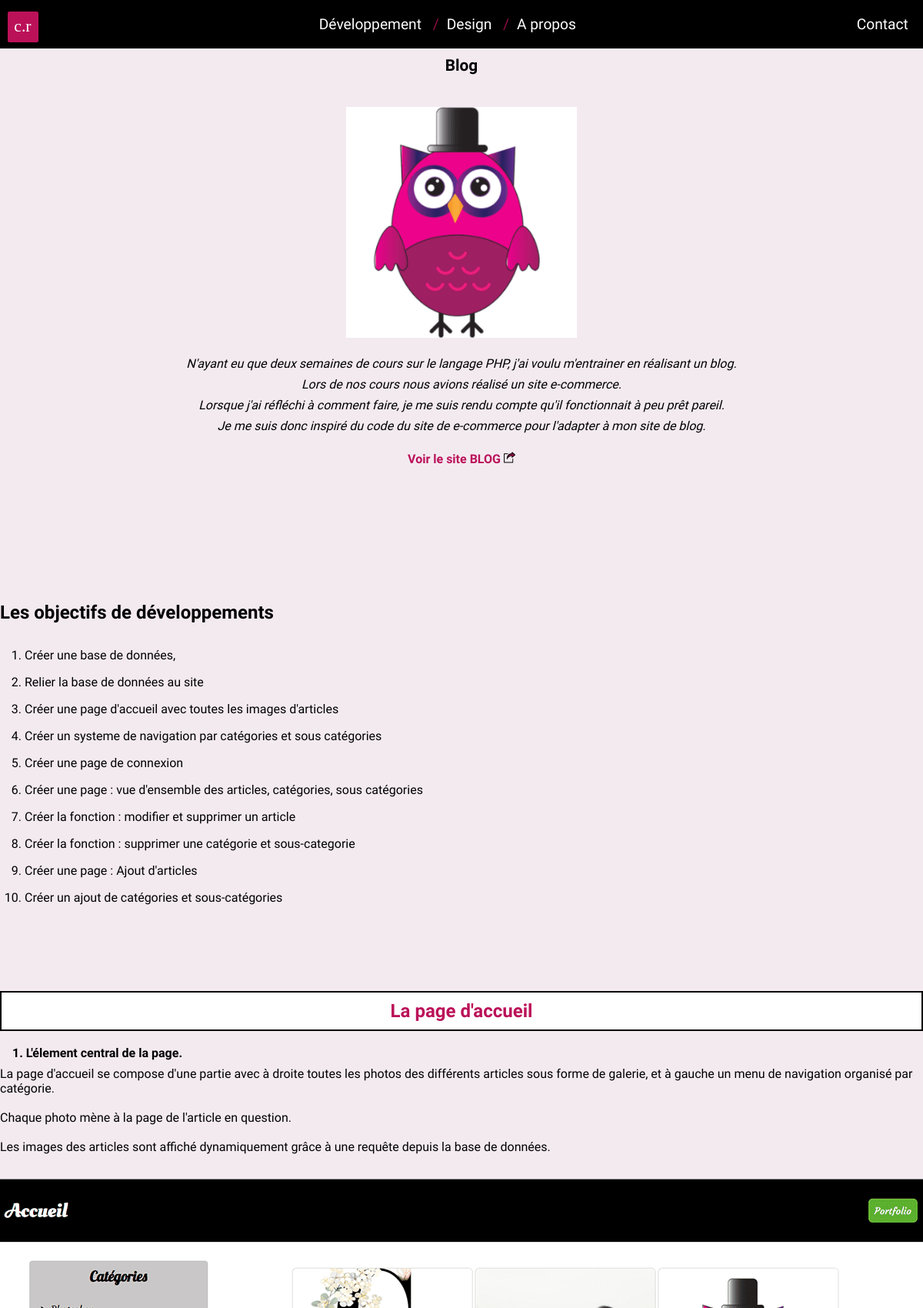
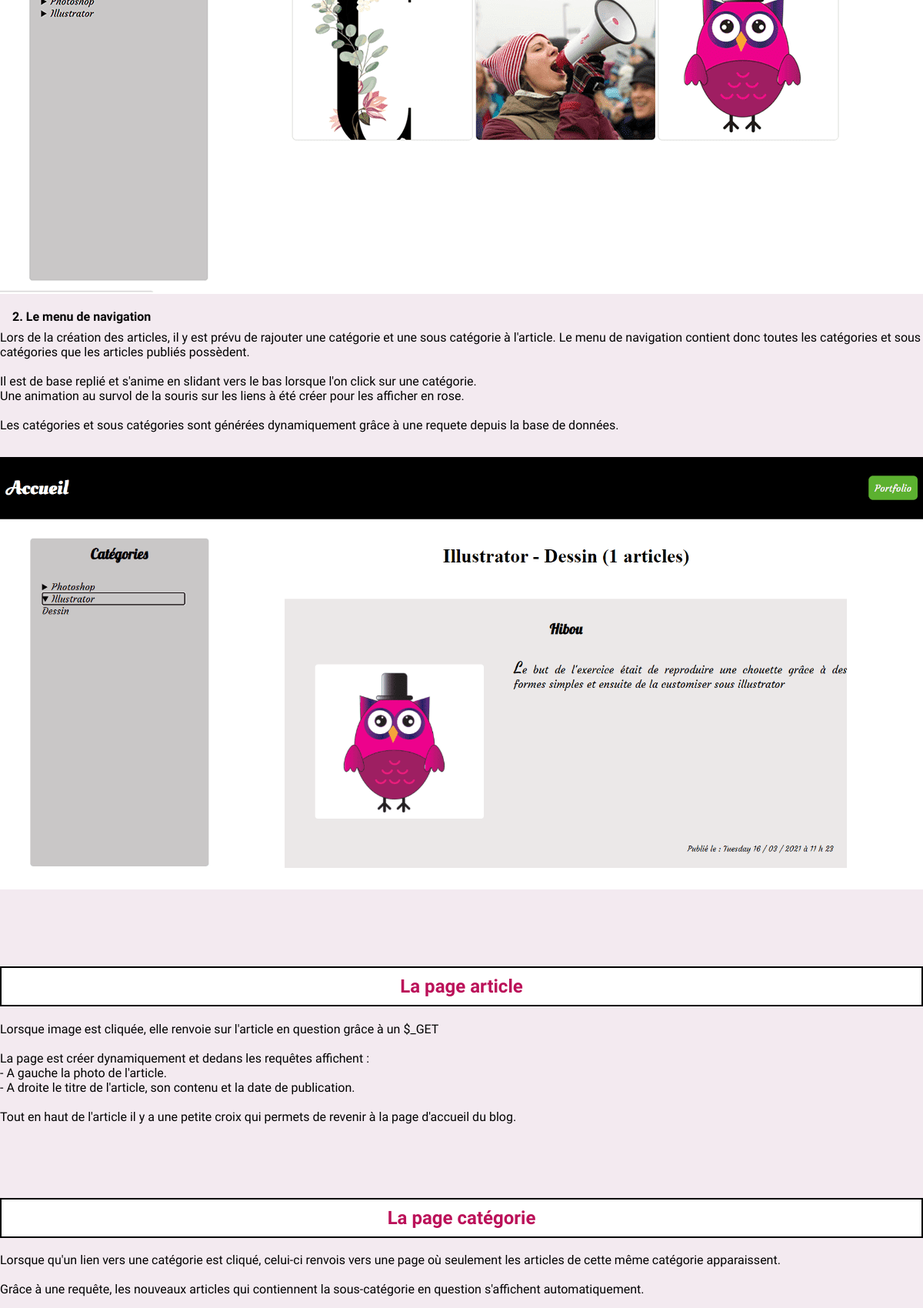
Screenshot of /article.php?id=18 (upper part) with the database file from the repository (2 pictures, top to bottom).
### tables this page shows
CREATE TABLE `articles` (
  `id` int(11) NOT NULL,
  `titre` varchar(250) NOT NULL,
  `contenu` text NOT NULL,
  `categorie_id` int(11) NOT NULL,
  `image` varchar(250) NOT NULL,
  `commentaire` text NOT NULL
);

### fonctions.php (called while the page is built, shortened)
<?php
function getConnexion(){
    $host = "localhost";
    $db = "portfolio";
    $root = "root";
    $mdp = "";
    $pdo = new PDO("mysql:host=$host;dbname=$db",
                "$root",
                "$mdp",
    array(
    PDO::ATTR_ERRMODE => PDO::ERRMODE_WARNING,
    PDO::MYSQL_ATTR_INIT_COMMAND => 'SET NAMES utf8'
    )
    );
    return $pdo;
}
function executeRequete($requete, $param = array()){
     $pdo = getConnexion();
    $resultat = $pdo->prepare($requete);
    $succes = $resultat->execute($param);
    if ($succes) {
     return $resultat;
    }else{
     return false;
    }
}

### article.php (the view, shortened to what this page needs)
<?php
include_once 'header.php';
if(isset($_GET['id'])){
    $resultat = executeRequete("SELECT * FROM articles WHERE id = :id", array(':id' => $_GET['id']));
$produit = $resultat -> fetch(PDO::FETCH_ASSOC);
extract($produit);
}else{
header('location:index.php');
exit();
}
?>
<body>
<h4><?php echo $titre;?></h4>
<?php
echo $contenu;
?>
</body>

### style-js/style.css (style rules this page uses)
* { margin : 0; padding : 0; box-sizing: border-box; }
html { scroll-behavior: smooth; }
body { font-family:'Oxygen', sans-serif ; background-color: rgb(243, 234, 240); }
.centrer { text-align: center; }
.container-intro { display: flex; flex-direction: column; }
.image-article1 { width: 300px; display: block; margin: 0 auto; margin-bottom: 2em; }
.intro { font-style: italic; }
.image-article { width: 100%; margin-top: 1em; }
a { text-decoration: none; color : #BB1159; font-weight: 600; }
h2 { margin-top: 1em; }
h3 { font-size: 1em; margin-top: 1em; margin-left: 1em; }
h4 { text-align: center; margin-bottom: 0em; margin-top: 0.5em; font-size: 1.3em; }
.titre { color : #BB1159; text-align: center; margin-bottom: 0.8em; margin-top: 4em; background-color: rgb(255, 255, 255); padding: 10px; border: 2px solid black; }
p { margin-top: 0.5em; margin-bottom: 1em; }
.objectif { margin: 2em 0 2em 2em }
.li-objectif { padding-bottom: 1em; }
@media only screen and (min-width: 1200px) { h4 { margin-bottom: 2em; } }
@media only screen and (min-width: 1200px) { .container-intro { margin-bottom: 10em; } }
@media only screen and (min-width: 1200px) { .intro { margin-top: -0.5em; text-align: center; } }

### rows the page displays
articles: titre "Blog", contenu (picture), contenu "N'ayant eu que deux semaines de cours sur le langage PHP, j'ai voulu m'entrainer en réalisant un blog. Lors de nos cours nous avions réalisé un site e-commerce. Lorsque j'ai réfléchi à comment faire, je me suis rendu compte qu'il fonctionnait à peu prêt pareil. Je me suis donc inspiré du code du site de e-commerce pour l'adapter à mon site de blog. Voir le site BLOG Les objectifs de développements Créer une base de données, Relier la base de données au site Créer une page d'accueil avec toutes les images d'articles Créer un systeme de navigation par catégories et sous catégories Créer une page de connexion Créer une page : vue d'ensemble des articles, catégories, sous catégories Créer la…"
